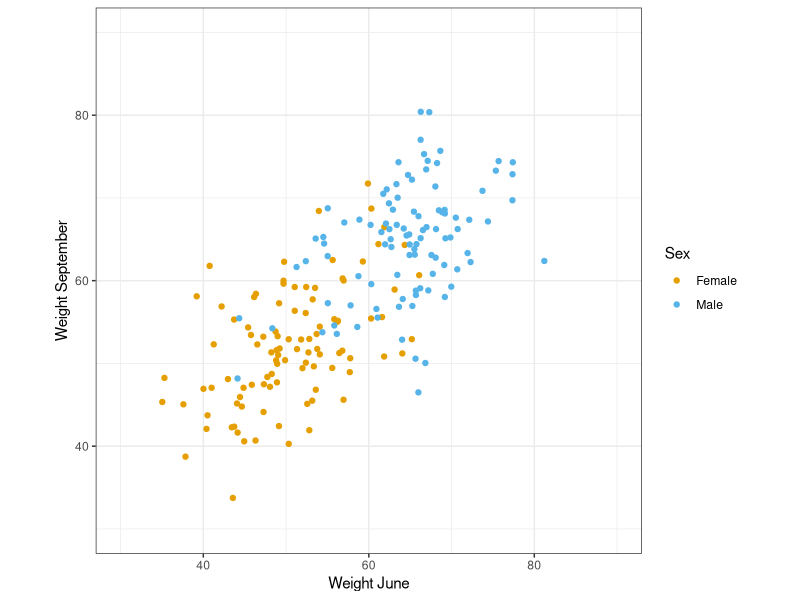
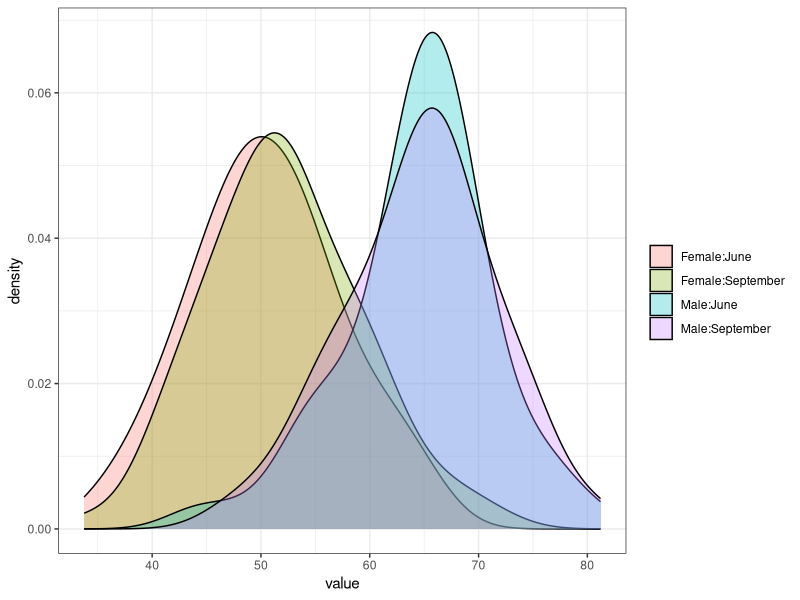

The R source for these figures, in order:
## ---- chunk 1
set.seed(21)
bd <- data.frame(id=seq(1:200), sex=rep(c(0,1),each=100),x=rnorm(200))
bd$W1 <- 50 + bd$x*5 + bd$sex*15 + rnorm(200)*5
bd$W2 <- 50 + bd$x*5 + bd$sex*15 + rnorm(200)*5
bd$Ch <- bd$W2 - bd$W1

bd$sex <- as.factor(bd$sex)
levels(bd$sex)<-c("Female","Male")
## ---- chunk 2
library(ggplot2)
ggplot(bd,aes(x=W1,y=W2,color=factor(sex))) + geom_point() +
scale_color_manual(values=c("#E69F00", "#56B4E9")) +
coord_fixed(xlim=c(30,90),ylim=c(30,90))  + theme(aspect.ratio=1) + theme_bw() + labs(x="Weight June",y="Weight September",color="Sex")
## ---- chunk 3
library(ggplot2)
library(reshape2)
names(bd)[4]<-"June"
names(bd)[5]<-"September"
bd2 <- melt(bd,id.vars=c("id","sex"), measure.vars=c("June","September"))

ggplot(bd2,aes(x=value, fill=sex:variable)) + geom_density(bw=3,alpha=0.3)+
scale_color_manual(values=c("#E64F00", "#E69F50", "#56B4E9", "#31D4E4")) +
theme(aspect.ratio=1) + theme_bw() + labs(fill="")
